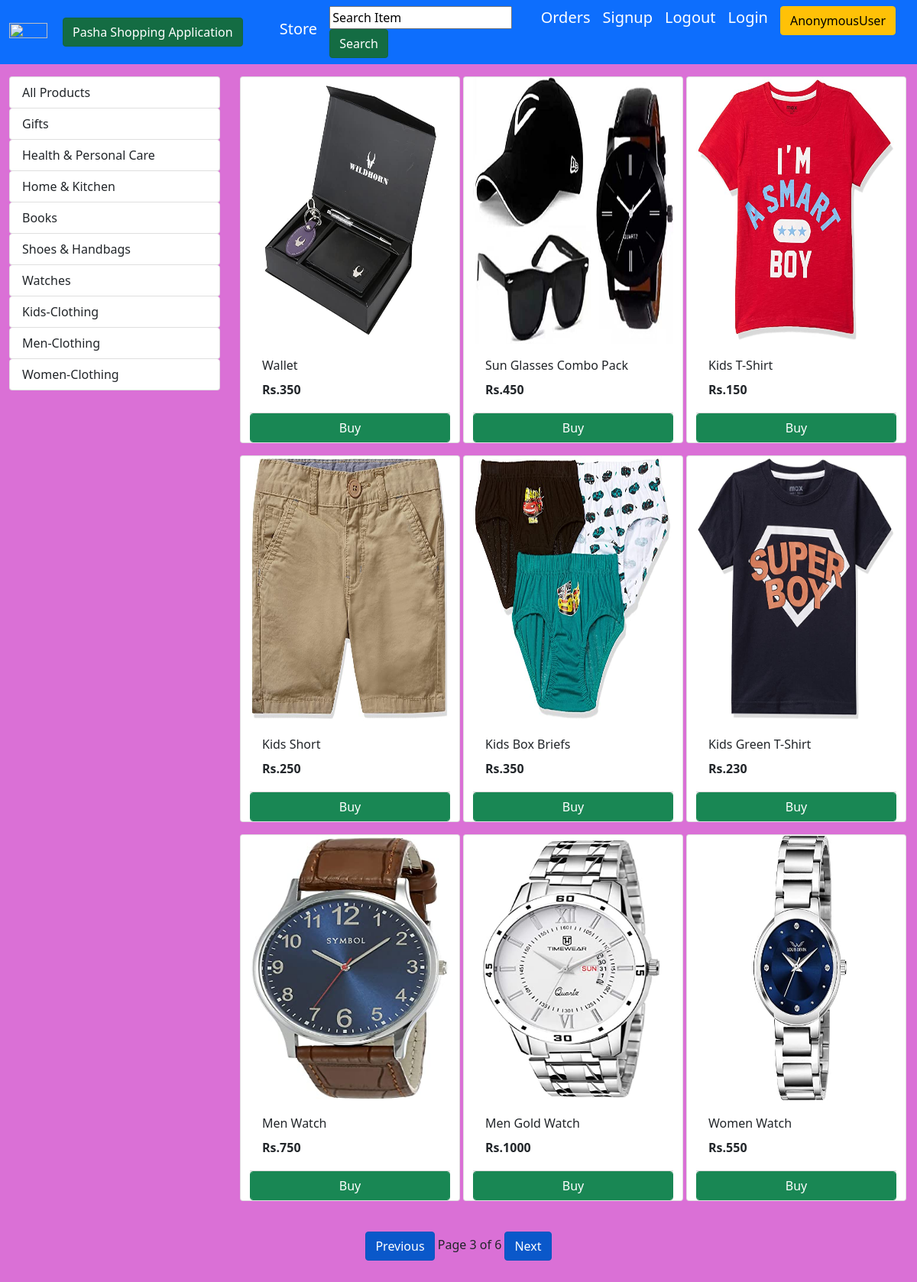
Screenshot of /home/?page=3 with the database file from the repository.
### testapp/models.py (models this page shows, shortened)
class Category(models.Model):
    name = models.CharField(max_length=50)

class Products(models.Model):
    name = models.CharField(max_length=60)
    price = models.IntegerField(default=0)
    category = models.ForeignKey(Category, on_delete=models.CASCADE, default=1)
    description = models.CharField(max_length=250, default='', blank=True, null=True)
    image = models.ImageField(upload_to='static/images/')

### testapp/views.py (the view)
# urls.py: path('home/', views.home_view),
def home_view(request):
    category = Category.objects.all()
    products = Products.objects.all()
    form = forms.SearchForm()
    paginator = Paginator(products,9)
    page_number = request.GET.get('page')
    try:
       products = paginator.page(page_number)
    except PageNotAnInteger:
        products = paginator.page(1)
    except EmptyPage:
        products = paginator.page(paginator.num_pages)
    if request.method =="POST":
        form = forms.SearchForm(request.POST)
        if form.is_valid():
            name = form.cleaned_data["search"]
            products = Products.objects.filter(name__icontains = name)
            print(products)
    return render(request, 'testapp/index.html', {"categories": category, "products": products,"form":form})

### testapp/forms.py
class SearchForm(forms.Form):
    search = forms.CharField(max_length=10,label="",initial="Search Item")

### testapp/templatetags/cust_filters.py (called while the page is built)
@register.filter(name='currency')
def price_filter(value):
    result = "Rs."+str(value)
    return result

### templates/testapp/index.html (shortened to what this page needs)
<!DOCTYPE html>
{% load static %}
{% load cust_filters %}
<html>
  <head>
    <link href="https://cdn.jsdelivr.net/npm/bootstrap@5.1.3/dist/css/bootstrap.min.css" rel="stylesheet">
    <link rel = "stylesheet" href ="{% static 'css/base1.css' %}">
  </head>
  <body>
    <nav class="navbar navbar-expand-sm bg-primary active" ">
      <div class="container-fluid">
        <ul class="navbar-nav">
          <li>
            <a class="navbar-brand" style="color: white;"  href="#" ><img src="https://www.freepnglogos.com/uploads/shopping-cart-png/shopping-cart-svg-png-icon-download-28.png" style="width:50px;height:50px,color:text-light;" />&emsp;<strong class="btn btn-success active">Pasha Shopping Application</strong></a>
          </li>&emsp;&emsp;
          <li class="nav-item">
            <a class="navbar-brand" style="color: white;" href="/home">Store</a>
          </li>
    </ul>
    <ul class="navbar-nav">
		<form method = "POST">
			{{form}}
			<input type="submit" value="Search" class="btn btn-success active">&emsp;
			</form>
      <li>
        <a class="navbar-brand" style="color: white;" href="/orderitems">Orders</a>
      </li>
      <li>
        <a class="navbar-brand" style="color: white;" href="/signup">Signup</a>
      </li>
      <li>
        <a class="navbar-brand"style="color: white;" href="/accounts/logout/">Logout</a>
      </li>
      <li>
        <a class="navbar-brand"style="color: white;" href="/accounts/login/">Login</a>
      </li>
      <li>
        <a class="navbar-brand" style="color: white;"  href="#"><strong  class="btn btn-warning">{{request.user}}</strong></a>
      </li>
    </ul>
  </div>
</nav>
<div class="container-fluid mt-3">
	<div class="row">
		<div class="col-lg-3 mx-auto">
			<div class="list-group">
				<a href="/home" class="list-group-item list-group-item-action btn btn-outline-success">All Products</a>
				{% for category in categories %}
				<a href="/{{category.id}}"
					class="list-group-item list-group-item-action btn btn-outline-success ">{{category.name}}</a>
				{% endfor %}
			</div>
		</div>
		<div id='products' class="col-lg-9 mx-auto">
			<div class="row mx-auto">
				{% for product in products %}
				<div class="card mx-auto mb-3" id={{product.id}} style="width: 18rem;height:30rem">
					<img class="card-img-top" src="{{product.image.url}}" alt="Card image cap">
					<div class="card-body">
						<p class="card-title">{{product.name|title}}</p>
						<p class="card-text"><b>{{product.price|currency}}</b></p>
					</div>
					<div class="card-footer p-0 no-gutters">
						{% if product %}
						<div class="row no-gutters">
						<form action="" method="POST" class="btn-block">
							<a href="/order/{{product.id}}" class="float-right btn btn-success form-control">Buy</a>
						</form>
						</div>
						{% endif %}
					</div>
				</div>
				{% endfor %}
			</div>
		</div>
	</div>
</div><br>
{% include 'testapp/pagination.html' with page=products %}<br><br>
  </body>
</html>

### static/css/base1.css (style rules this page uses)
body { background-color: orchid; }
img { width: 100%; height: 73%; }

### rows the page displays
Category: name "Gifts"
Category: name "Health & Personal Care"
Category: name "Home & Kitchen"
Category: name "Books"
Category: name "Shoes & Handbags"
Category: name "Watches"
Category: name "Kids-Clothing"
Category: name "Men-Clothing"
Category: name "Women-Clothing"
Products: image (picture), name "Wallet", price "Rs.350"
Products: image (picture), name "Sun Glasses Combo Pack", price "Rs.450"
Products: image (picture), name "Kids T-Shirt", price "Rs.150"
Products: image (picture), name "Kids Short", price "Rs.250"
Products: image (picture), name "Kids Box Briefs", price "Rs.350"
Products: image (picture), name "Kids Green T-Shirt", price "Rs.230"
Products: image (picture), name "Men Watch", price "Rs.750"
Products: image (picture), name "Men Gold Watch", price "Rs.1000"
Products: image (picture), name "Women Watch", price "Rs.550"

### other values shown
{{ request.user }} "AnonymousUser"
{{ page.number }} "3"
{{ page.paginator.num_pages }} "6"
